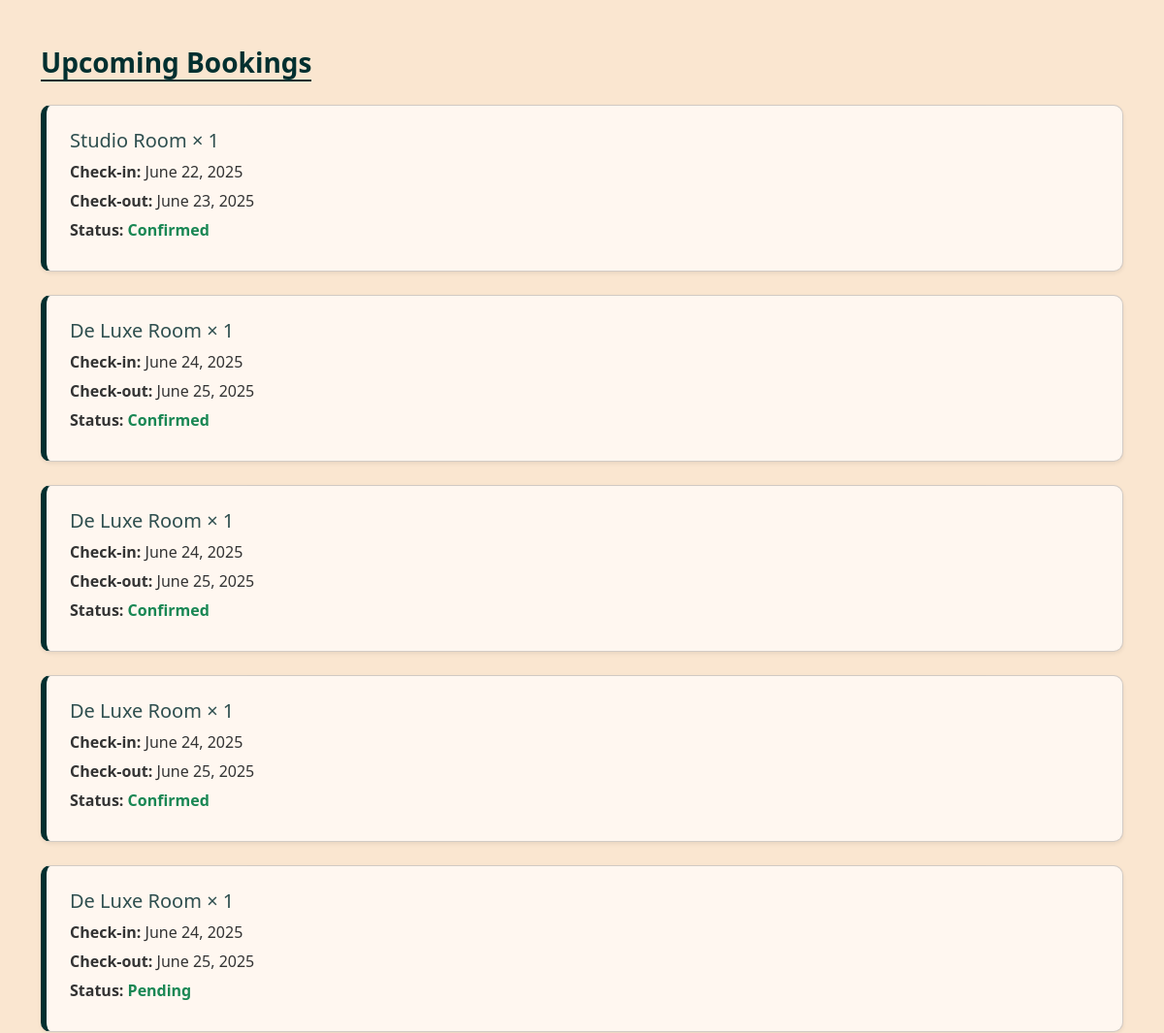
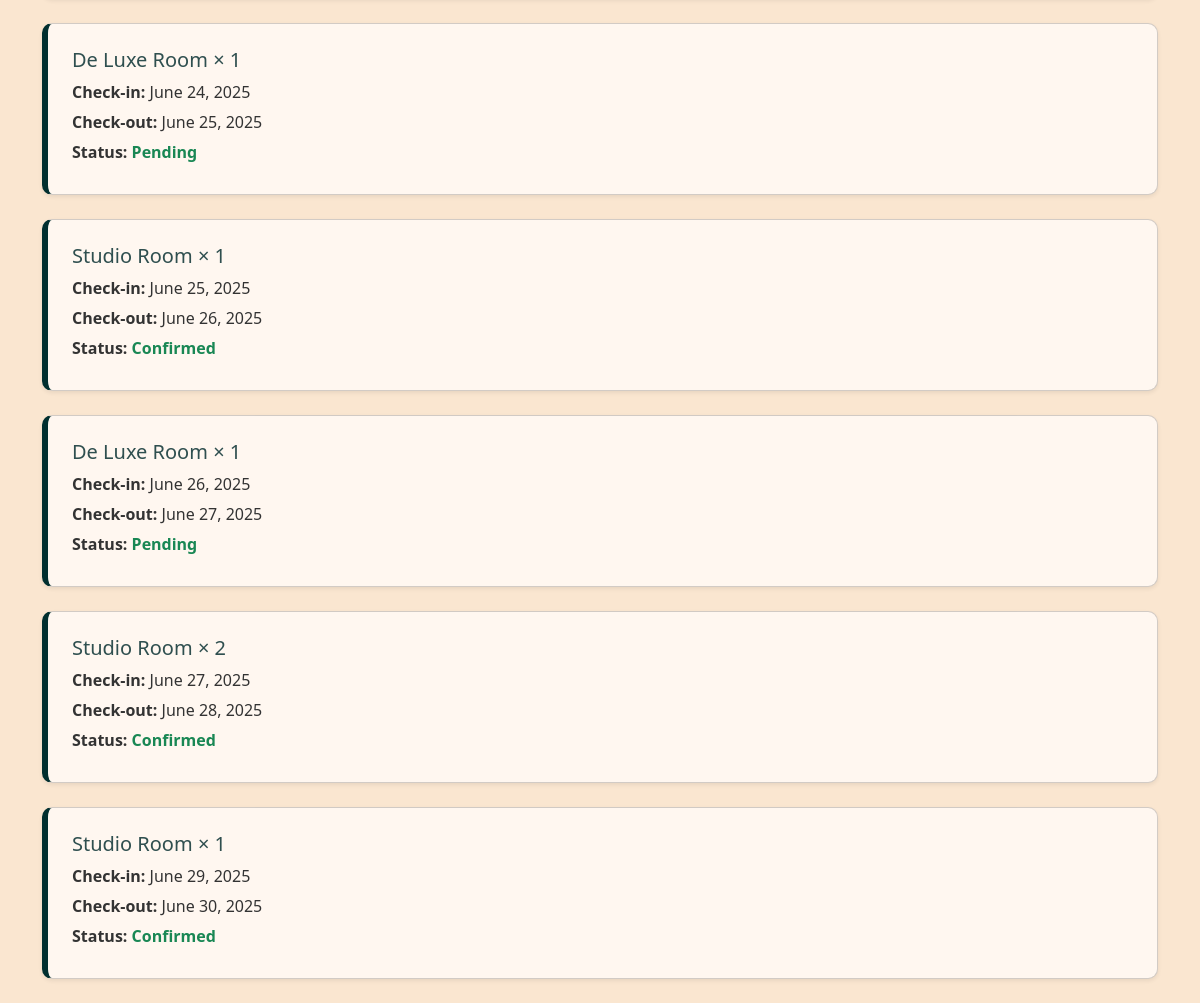
The page /customer/bookings/upcoming/ (signed in) on the database its author committed (2 pictures, top to bottom).
### useraccount/models.py (models this page shows, shortened)
class Booking(models.Model):
    STATUS_CHOICES = (
        ('Pending', 'Pending'),
        ('Confirmed', 'Confirmed'),
        ('Cancelled', 'Cancelled'),
    )
    user = models.ForeignKey(User, on_delete=models.CASCADE)
    room_type = models.ForeignKey(RoomType, on_delete=models.CASCADE)
    quantity = models.PositiveIntegerField(default=1)
    check_in = models.DateField()
    check_out = models.DateField()
    guests = models.IntegerField()
    status = models.CharField(max_length=20, choices=STATUS_CHOICES, default='Pending')
    booked_on = models.DateTimeField(auto_now_add=True)
    amount = models.DecimalField(max_digits=10, decimal_places=2, null=True, blank=True)

class RoomType(models.Model):
    name = models.CharField(max_length=100)
    description = models.TextField()
    price_per_night = models.DecimalField(max_digits=8, decimal_places=2)
    capacity = models.IntegerField()
    features = models.TextField()
    image = models.ImageField(upload_to='room_images/')
    is_available = models.BooleanField(default=True)

### customer/views.py (the view)
# urls.py: path('bookings/upcoming/', views.upcoming_bookings, name='upcomingbookings'),
@login_required
def upcoming_bookings(request):
    today = date.today()
    bookings = Booking.objects.filter(user=request.user, check_in__gte=today).order_by('check_in')
    return render(request, 'upcomingbooking.html', {'bookings': bookings})

### customer/templates/upcomingbooking.html (shortened to what this page needs)
<!doctype html>
<html lang="en">
    <head>
        <link
            href="https://cdn.jsdelivr.net/npm/bootstrap@5.3.2/dist/css/bootstrap.min.css"
            rel="stylesheet"
        />
    </head>
    <body>
        <div class="container mt-5">
            <h3 class="section-title mb-4">Upcoming Bookings</h3>
            {% if bookings %}
            {% for booking in bookings %}
                <div class="card booking-card mb-4 shadow-sm p-4">
                <h5>{{ booking.room_type.name }} × {{ booking.quantity }}</h5>
                <p><strong>Check-in:</strong> {{ booking.check_in }}</p>
                <p><strong>Check-out:</strong> {{ booking.check_out }}</p>
                <p><strong>Status:</strong> <span class="status-text">{{ booking.status }}</span></p>
                </div>
            {% endfor %}
            {% else %}
            <div class="no-booking">
                <p>No upcoming bookings.</p>
            </div>
            {% endif %}
        </div>
    </body>
</html>

### customer/templates/upcomingbooking.html (style rules this page uses)
body { background-color: #FAE6D0; font-family: 'Segoe UI', sans-serif; }
.section-title { color: #012F2F; font-weight: 600; border-bottom: 2px solid #012F2F; display: inline-block; }
.booking-card { background-color: #FFF7F0; border-left: 6px solid #012F2F; border-radius: 10px; transition: transform 0.2s ease; }
.booking-card h5 { color: #2F4F4F; }
.booking-card p { margin-bottom: 6px; color: #333; }
.status-text { font-weight: bold; color: #198754; }

### rows shown on the page
Booking: room_type.name "Studio Room", quantity "1", check_in "June 22, 2025", check_out "June 23, 2025", status "Confirmed"
Booking: room_type.name "De Luxe Room", quantity "1", check_in "June 24, 2025", check_out "June 25, 2025", status "Confirmed"
Booking: room_type.name "De Luxe Room", quantity "1", check_in "June 24, 2025", check_out "June 25, 2025", status "Confirmed"
Booking: room_type.name "De Luxe Room", quantity "1", check_in "June 24, 2025", check_out "June 25, 2025", status "Confirmed"
Booking: room_type.name "De Luxe Room", quantity "1", check_in "June 24, 2025", check_out "June 25, 2025", status "Pending"
Booking: room_type.name "De Luxe Room", quantity "1", check_in "June 24, 2025", check_out "June 25, 2025", status "Pending"
Booking: room_type.name "Studio Room", quantity "1", check_in "June 25, 2025", check_out "June 26, 2025", status "Confirmed"
Booking: room_type.name "De Luxe Room", quantity "1", check_in "June 26, 2025", check_out "June 27, 2025", status "Pending"
Booking: room_type.name "Studio Room", quantity "2", check_in "June 27, 2025", check_out "June 28, 2025", status "Confirmed"
Booking: room_type.name "Studio Room", quantity "1", check_in "June 29, 2025", check_out "June 30, 2025", status "Confirmed"
